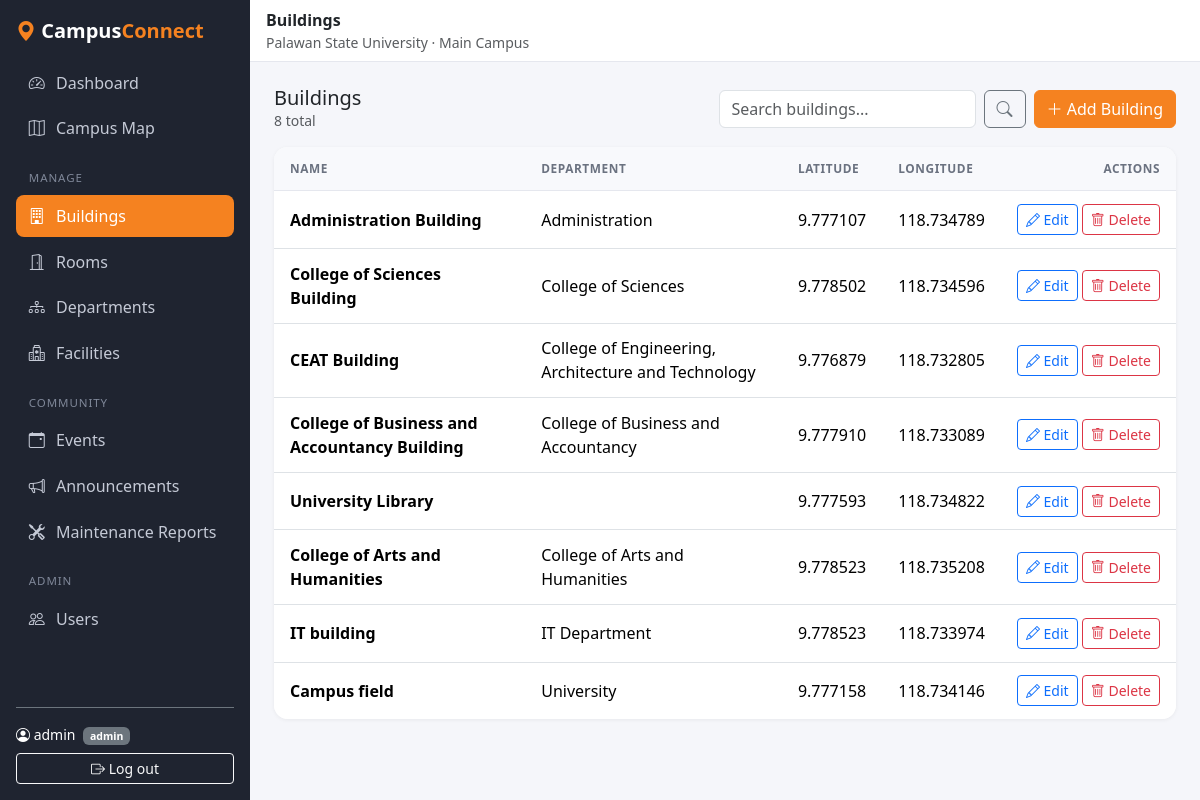
The app's page /buildings/ (signed in), older data.
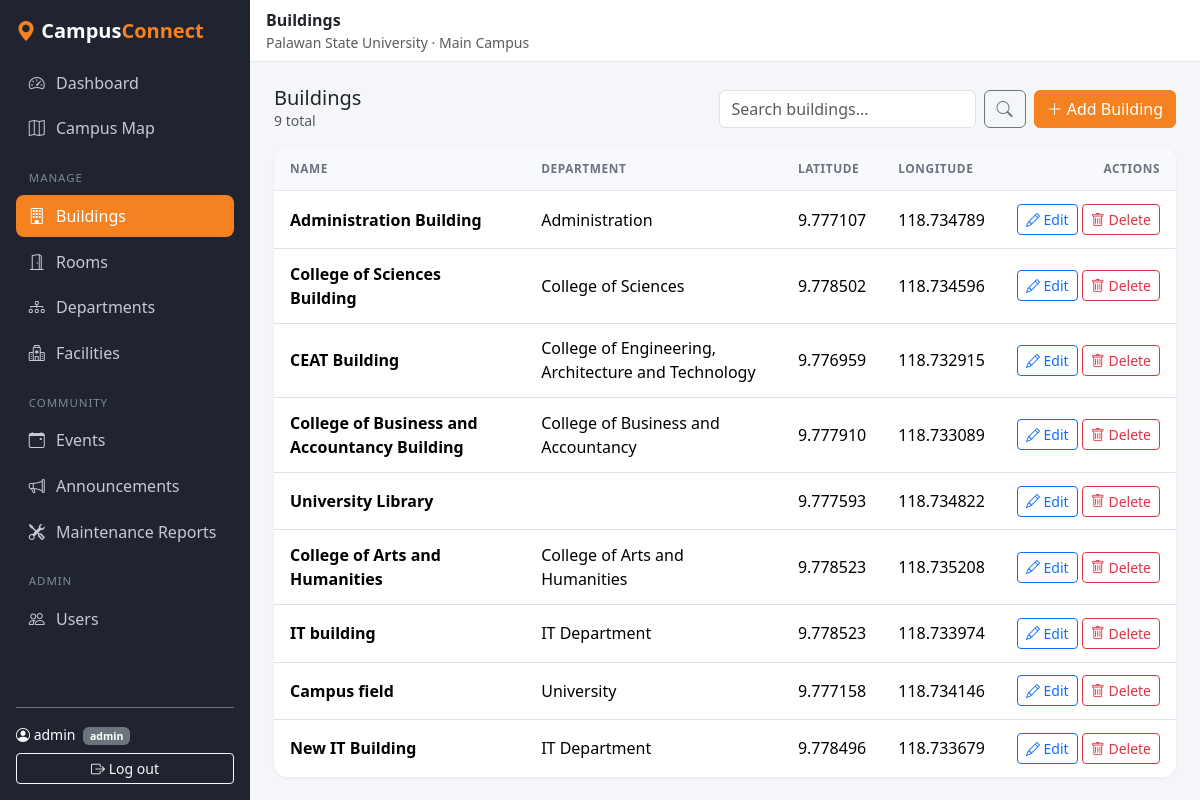
The same page, newer data.
### campus/models.py (models this page shows, shortened)
class Building(models.Model):
    name = models.CharField(max_length=100)
    description = models.TextField(blank=True)
    latitude = models.DecimalField(max_digits=9, decimal_places=6)
    longitude = models.DecimalField(max_digits=9, decimal_places=6)
    image = models.ImageField(upload_to='buildings/', blank=True, null=True)
    department = models.ForeignKey(
        Department, on_delete=models.SET_NULL, null=True, blank=True,
        related_name='buildings',
    )

class Department(models.Model):
    name = models.CharField(max_length=100, unique=True)
    description = models.TextField(blank=True)

### campus/crud.py (the view)
class CrudListView(ListView):
    cfg = None
    template_name = 'campus/crud/list.html'
    paginate_by = 10
    def get_queryset(self):
        qs = self.cfg.model.objects.all()
        q = self.request.GET.get('q', '').strip()
        if q and self.cfg.search:
            condition = Q()
            for name in self.cfg.search:
                condition |= Q(**{name + '__icontains': q})
            qs = qs.filter(condition)
        if not qs.ordered:
            qs = qs.order_by('pk')
        return qs
    def get_context_data(self, **kwargs):
        ctx = super().get_context_data(**kwargs)
        ctx.update(base_context(self.cfg, self.request.user))
        ctx['q'] = self.request.GET.get('q', '').strip()
        ctx['headers'] = [label for label, _ in self.cfg.columns]
        ctx['rows'] = [
            {'obj': obj,
             'cells': [{'label': label, 'text': cell_text(obj, accessor)}
                       for label, accessor in self.cfg.columns]}
            for obj in ctx['object_list']
        ]
        return ctx

### campus/crud.py (called while the page is built)
def resolve(obj, dotted):
    value = obj
    for part in dotted.split('.'):
        value = getattr(value, part, None)
        if value is None:
            return ''
        if callable(value):
            value = value()
    return value

def cell_text(obj, accessor):
    value = resolve(obj, accessor)
    if isinstance(value, bool):
        return 'Yes' if value else 'No'
    if isinstance(value, datetime):
        return timezone.localtime(value).strftime('%b %d, %Y %I:%M %p')
    text = str(value)
    return text if len(text) <= 60 else text[:57] + '...'

def url_names(cfg):
    return {
        'list_url': f'{cfg.name}_list',
        'create_url': f'{cfg.name}_create',
        'update_url': f'{cfg.name}_update',
        'delete_url': f'{cfg.name}_delete',
    }

def base_context(cfg, user):
    role = get_role(user)
    return {
        'title': cfg.title,
        'singular': cfg.singular,
        'can_create': role in cfg.create_roles,   # shows the "Add" button
        'can_manage': role in cfg.manage_roles,   # shows the Edit / Delete buttons
        **url_names(cfg),
    }

    @property
    def create_roles(self):
        return ROLE_RULES[self.model._meta.model_name]['create']

### campus/templates/campus/crud/list.html (shortened to what this page needs)
{% extends 'campus/base.html' %}
{% block heading %}{{ title }}{% endblock %}
{% block content %}
<div class="d-flex flex-wrap justify-content-between align-items-center gap-3 mb-3">
  <div>
    <h2 class="h5 mb-0">{{ title }}</h2>
    <div class="text-muted small">{{ paginator.count }} total{% if q %} &middot; matching &ldquo;{{ q }}&rdquo;{% endif %}</div>
  </div>
  <div class="d-flex flex-wrap gap-2 list-actions">
    <form method="get" class="d-flex gap-2">
      <input type="search" name="q" value="{{ q }}" class="form-control" placeholder="Search {{ title|lower }}...">
      <button class="btn btn-outline-secondary" aria-label="Search"><i class="bi bi-search"></i></button>
    </form>
    {% if can_create %}
      <a href="{% url create_url %}" class="btn btn-psu"><i class="bi bi-plus-lg"></i> Add {{ singular }}</a>
    {% elif not user.is_authenticated %}
      <a href="{% url 'login' %}?next={{ request.path }}" class="btn btn-outline-secondary">
        <i class="bi bi-box-arrow-in-right"></i> Log in to add or edit
      </a>
    {% endif %}
  </div>
</div>
<div class="card">
  <div class="table-responsive">
    <table class="table table-hover align-middle mb-0 table-stack">
      <thead>
        <tr>
          {% for h in headers %}<th>{{ h }}</th>{% endfor %}
          {% if can_manage %}<th class="text-end">Actions</th>{% endif %}
        </tr>
      </thead>
      <tbody>
        {% for row in rows %}
          <tr>
            {% for cell in row.cells %}<td data-label="{{ cell.label }}">{{ cell.text }}</td>{% endfor %}
            {% if can_manage %}
              <td class="text-end text-nowrap actions">
                <a href="{% url update_url row.obj.pk %}" class="btn btn-sm btn-outline-primary"><i class="bi bi-pencil"></i> Edit</a>
                <a href="{% url delete_url row.obj.pk %}" class="btn btn-sm btn-outline-danger"><i class="bi bi-trash"></i> Delete</a>
              </td>
            {% endif %}
          </tr>
        {% empty %}
          <tr><td colspan="{{ headers|length|add:1 }}" class="text-center text-muted py-4 empty-cell">
            {% if q %}No results for &ldquo;{{ q }}&rdquo;.{% else %}Nothing here yet.{% endif %}
          </td></tr>
        {% endfor %}
      </tbody>
    </table>
  </div>
</div>
{% endblock %}

Row changes from the older to the newer data that the page shows:
added Building: text "New IT Building" "IT Department" "9.778496" "118.733679"
Text that changed along with them:
{{ paginator.count }}: "8" → "9"
new list line: "9.776959"
new list line: "118.732915"
list line gone: "9.776879"
list line gone: "118.732805"
